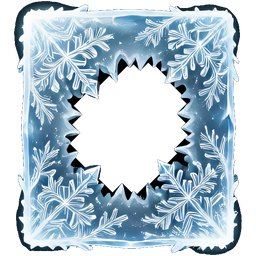
#> input picture assets/img/ob_frost.png, 256 x 256 px
$ python slice_sheet.py ../assets/img/ob_frost.png ../assets/img/ob_stone.png ../assets/img/ob_stone.png
#> lines starting #> are read from the running program, lines starting #| are printed output that depends on the picture; after the words box and inside, x2 and y2 are one past the last pixel; in counts of white or black regions, pixels touching at a corner belong together
"""玲珑消 · tools/slice_sheet.py — 把 AI 生成的素材表切成一个个带透明通道的 PNG。

素材表有两种来路，脚本都要能吃：
  · 带 alpha 的表（Agnes 直接给透明底）→ 用 alpha 找网格缝隙
  · 纯 RGB 的表（背景是纯黑或纯色）→ 先从四边泛洪抠底，再按抠出的掩码分格

为什么不用 cv2/scipy：本机只保证有 numpy + Pillow。泛洪用 numpy 的迭代膨胀实现，
比逐像素 BFS 快，也不引入新依赖。

用法：
    python tools/slice_sheet.py <sheet.png> <out_dir> <名字1,名字2,...> [--size=256] [--pad=3]

名字按"从左到右、从上到下"的顺序对应每个图标；写 `-` 表示这一格跳过（模型多画了东西时用）。
每个图标会被裁到内容包围盒、补成正方形（不拉伸变形）、再缩到 --size，保证游戏里画出来一样大。
"""
import os
import sys

import numpy as np
from PIL import Image


def parse_args(argv):
    if len(argv) < 4:
        raise SystemExit(__doc__)
    src, out_dir, names = argv[1], argv[2], argv[3].split(',')
    opts = {'size': 256, 'pad': 3, 'open': 0}
    for a in argv[4:]:
        if a.startswith('--size='):
            opts['size'] = int(a.split('=', 1)[1])
        elif a.startswith('--pad='):
            opts['pad'] = int(a.split('=', 1)[1])
        elif a.startswith('--open='):
            opts['open'] = int(a.split('=', 1)[1])
    return src, out_dir, names, opts


# [54 lines left out: function alpha_from_rgb, not called in this run]


def bands(profile, min_len=2):
    out, start = [], None
    for i, v in enumerate(profile):
        if v and start is None:
            start = i
        elif not v and start is not None:
            out.append((start, i))
            start = None
    if start is not None:
        out.append((start, len(profile)))
    return [b for b in out if b[1] - b[0] >= min_len]


def collect_cells(mask, min_side):
    """按行投影分带、带内再按列分带，收集所有够大的单元格。

    分带只依赖投影，噪点（抠底残留的光晕碎点）会切出假的行/列；
    所以这里先收集全部格子，再按几何位置重新排序，最后丢掉太小的格子——
    顺序由位置决定，不由投影带决定。
    """
    cells = []
    for r0, r1 in bands(mask.any(axis=1)):
        row = mask[r0:r1]
        for c0, c1 in bands(row.any(axis=0)):
            sub = row[:, c0:c1]
            ys, xs = np.where(sub)
            top, bot = r0 + int(ys.min()), r0 + int(ys.max()) + 1
            left, right = c0 + int(xs.min()), c0 + int(xs.max()) + 1
            if max(right - left, bot - top) < min_side:
                continue
            cells.append((top, left, bot, right))

    cells.sort(key=lambda b: (b[0], b[1]))
    rows, cur = [], []
    for b in cells:
        if cur and b[0] > cur[0][0] + (cur[0][2] - cur[0][0]) * 0.5:
            rows.append(sorted(cur, key=lambda x: x[1]))
            cur = []
        cur.append(b)
    if cur:
        rows.append(sorted(cur, key=lambda x: x[1]))
    return [b for row in rows for b in row]


def to_square(im, pad, size):
    """补成正方形（居中留白，不拉伸），再缩放到 size。"""
    w, h = im.size
    side = max(w, h) + pad * 2
    canvas = Image.new('RGBA', (side, side), (0, 0, 0, 0))
    canvas.paste(im, ((side - w) // 2, (side - h) // 2))
    return canvas.resize((size, size), Image.LANCZOS)


def main():
    src, out_dir, names, opts = parse_args(sys.argv)
    im = Image.open(src)
#> im is the input picture: PIL image 256x256 RGBA; mean R, G, B, A 93.7, 112.9, 125.1, 164.9
    has_alpha = im.mode in ('RGBA', 'LA') and np.array(im.getchannel('A')).min() < 16
#> has_alpha = True
    rgb = im.convert('RGB')
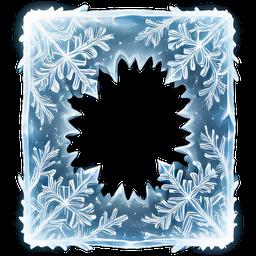
#> rgb: PIL image 256x256 RGB; mean R, G, B 93.7, 112.9, 125.1
    arr = np.array(rgb).astype(int)

    mask = np.array(im.getchannel('A')) > 24 if has_alpha else alpha_from_rgb(arr, open_px=opts['open'])
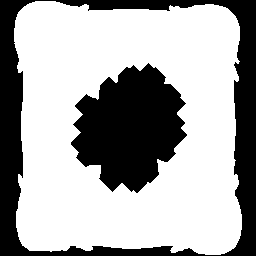
#> mask: shape (256, 256) bool; 65.6% white; 2 black regions, box (x1, y1, x2, y2) and area: (0, 0, 256, 256) 12669, (71, 63, 187, 193) 9894
    print('%s  %s  抠底方式：%s' % (os.path.basename(src), '%dx%d' % im.size,
                                   '用自带 alpha' if has_alpha
                                   else '按纯色底泛洪' + ('（挖空洞 %dpx）' % opts['open'] if opts['open'] else '')))
#| ob_frost.png  256x256  抠底方式：用自带 alpha

    rgba = np.dstack([arr.astype(np.uint8), (mask * 255).astype(np.uint8)])
    os.makedirs(out_dir, exist_ok=True)

    min_side = max(48, im.size[0] // 40)
#> min_side = 48
    cells = collect_cells(mask, min_side)
#> the loop in collect_cells, `for r0, r1 in bands(mask.any(axis=1)):` made 1 pass
#> (r0, r1) on pass 1: (1, 255)
#> pass 1, in collect_cells, `row = mask[r0:r1]`:
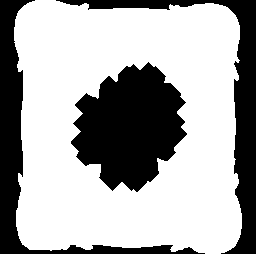
#> row: shape (254, 256) bool; 66.1% white; 3 black regions, box (x1, y1, x2, y2) and area: (71, 62, 187, 192) 9894, (0, 0, 205, 254) 6090, (56, 0, 256, 254) 6067
#> after the loop in collect_cells, `for r0, r1 in bands(mask.any(axis=1)):`:
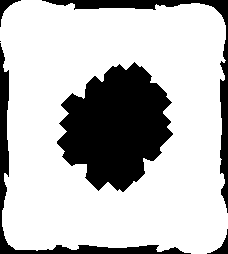
#> sub: shape (254, 228) bool; 74.2% white; 6 black regions (1 under 20 px), largest, box (x1, y1, x2, y2) and area: (57, 62, 173, 192) 9894, (0, 43, 191, 254) 2378, (42, 0, 228, 213) 2361, (0, 0, 21, 27) 155, (207, 229, 228, 254) 150
#> after the loop in collect_cells, `for r0, r1 in bands(mask.any(axis=1)):`: cells = [(1, 14, 255, 242)]
#> the loop in collect_cells, `for b in cells:` made 1 pass
#> after the loop in collect_cells, `for b in cells:`: rows = []
#> cells = [(1, 14, 255, 242)]
    kept, boxes = 0, []
    for idx, (top, left, bot, right) in enumerate(cells):
        name = names[idx] if idx < len(names) else 'extra%d' % idx
        if name == '-':
            continue
        piece = Image.fromarray(rgba[top:bot, left:right], 'RGBA')
        to_square(piece, opts['pad'], opts['size']).save(os.path.join(out_dir, name + '.png'))
        kept += 1
        boxes.append((name, right - left, bot - top))
#> this loop made 1 pass
#> (top, left, bot, right, name, w in to_square, h in to_square, side in to_square) on pass 1: (1, 14, 255, 242, '../assets/img/ob_stone.png', 228, 254, 260)
#> pass 1, in main, `piece = Image.fromarray(rgba[top:bot, left:right], 'RGBA')`:
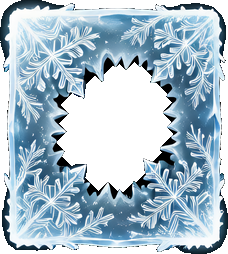
#> piece: PIL image 228x254 RGBA; mean R, G, B, A 106, 127.7, 141.6, 189.2; transparent parts drawn white
#> pass 1, in main, `to_square(piece, opts['pad'], opts['size']).save(os.path.join(out_dir,..`:
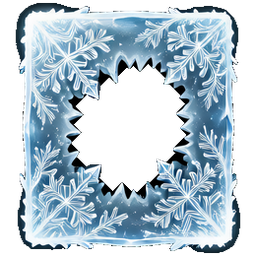
#> saved as ob_stone.png.png: PIL image 256x256 RGBA; mean R, G, B, A 91.5, 110.2, 122.1, 162; transparent parts drawn white
#> after the loop, boxes = [('../assets/img/ob_stone.png', 228, 254)]; kept = 1

    for name, w, h in boxes:
        print('  %-20s 原图 %4dx%-4d → %dpx 方形' % (name, w, h, opts['size']))
#> this loop made 1 pass
#|   ../assets/img/ob_stone.png 原图  228x254  → 256px 方形
    print('共 %d 格（已滤掉小于 %dpx 的碎点），导出 %d 个 → %s'
          % (len(cells), min_side, kept, out_dir))
#| 共 1 格（已滤掉小于 48px 的碎点），导出 1 个 → ../assets/img/ob_stone.png


if __name__ == '__main__':
    main()

$ run again, on assets/img/ob_vine.png
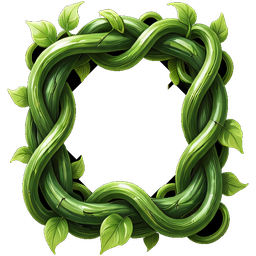
#> input picture assets/img/ob_vine.png, 256 x 256 px
#> in main, im is the input picture: PIL image 256x256 RGBA; mean R, G, B, A 48.4, 63.9, 26.8, 130.7
#> has_alpha = True
#> mask: shape (256, 256) bool; 52.4% white; 2 black regions, box (x1, y1, x2, y2) and area: (0, 0, 256, 256) 19149, (64, 58, 188, 196) 12056
#| ob_vine.png  256x256  抠底方式：用自带 alpha
#> the loop in collect_cells, `for r0, r1 in bands(mask.any(axis=1)):` made 1 pass
#> (r0, r1) on pass 1: (1, 255)
#> after the loop in collect_cells, `for r0, r1 in bands(mask.any(axis=1)):`:
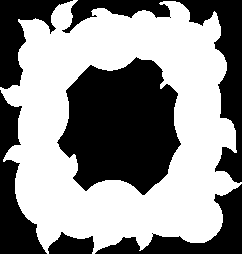
#> sub: shape (254, 242) bool; 55.9% white; 6 black regions, box (x1, y1, x2, y2) and area: (57, 57, 181, 195) 12056, (62, 0, 242, 183) 5467, (0, 90, 47, 254) 3303, (95, 184, 242, 254) 2996, (0, 0, 73, 89) 2607, (48, 232, 94, 254) 708
#> after the loop in collect_cells, `for r0, r1 in bands(mask.any(axis=1)):`: cells = [(1, 7, 255, 249)]
#> the loop in collect_cells, `for b in cells:` made 1 pass
#> after the loop in collect_cells, `for b in cells:`: rows = []
#> in main, `cells = collect_cells(mask, min_side)`: cells = [(1, 7, 255, 249)]
#> the loop in main, `for idx, (top, left, bot, right) in enumerate(cells):` made 1 pass
#> (top, left, bot, right, name, w in to_square, h in to_square, side in to_square) on pass 1: (1, 7, 255, 249, '../assets/img/ob_vine.png', 242, 254, 260)
#> pass 1, in main, `to_square(piece, opts['pad'], opts['size']).save(os.path.join(out_dir,..`:
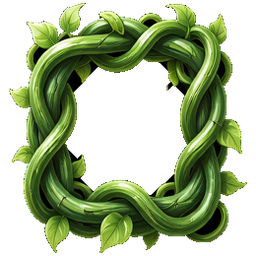
#> saved as ob_vine.png.png: PIL image 256x256 RGBA; mean R, G, B, A 47.9, 63.1, 26.5, 129.5; transparent parts drawn white
#> after the loop in main, `for idx, (top, left, bot, right) in enumerate(cells):`: boxes = [('../assets/img/ob_vine.png', 242, 254)]; kept = 1
#> the loop in main, `for name, w, h in boxes:` made 1 pass
#> (printed output is left out)
#| 共 1 格（已滤掉小于 48px 的碎点），导出 1 个 → ../assets/img/ob_vine.png
